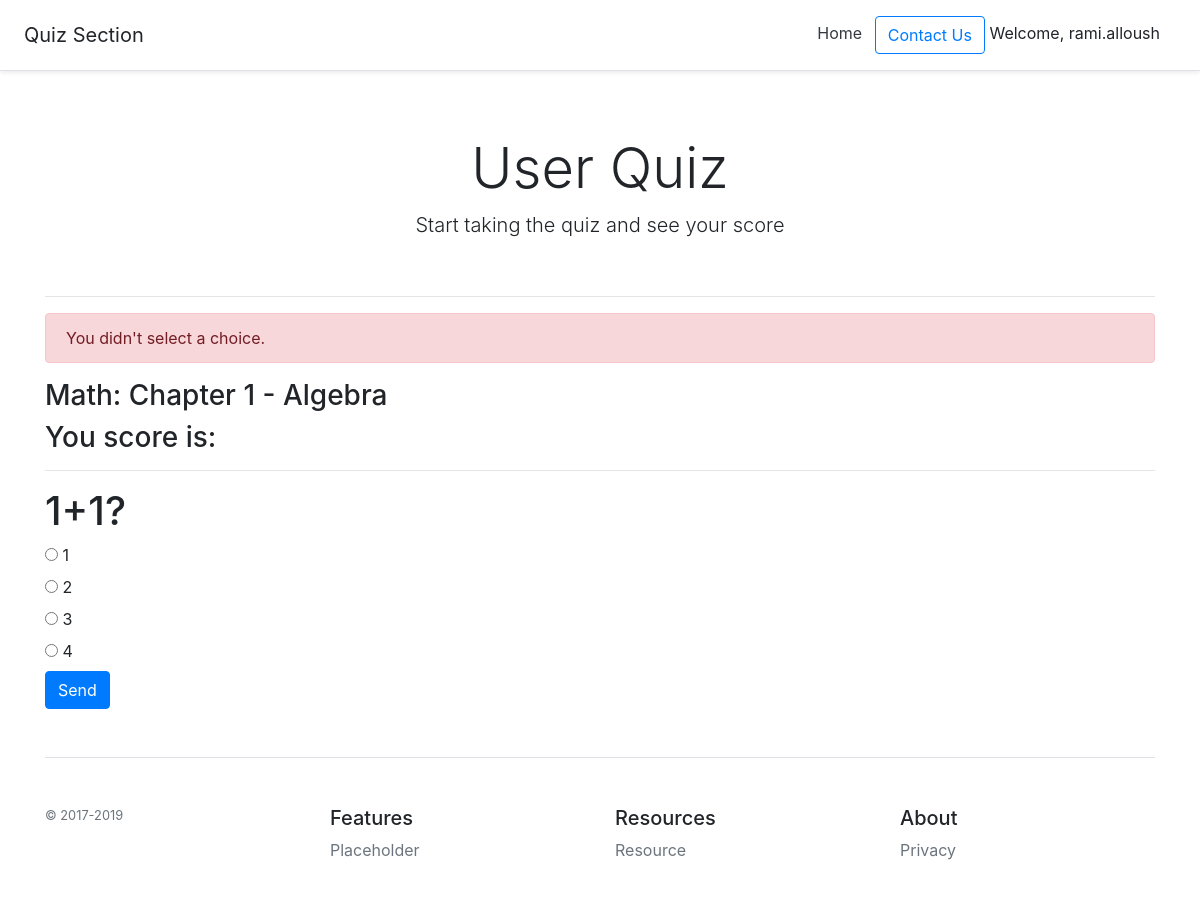
The page /quiz/1/vote/ (signed in) on the database its author committed.
### quiz/models.py (models this page shows, shortened)
class Question(models.Model):
    question_text = models.CharField(max_length=300)
    question_choice_1 = models.CharField(max_length=300)
    question_choice_2 = models.CharField(max_length=100)
    question_choice_3 = models.CharField(max_length=100)
    question_choice_4 = models.CharField(max_length=100)
    question_answer = models.IntegerField(
        default=1, validators=[MinValueValidator(1), MaxValueValidator(4)])
    pub_date = models.DateTimeField('Date published', default=timezone.now)
    chapter = models.ForeignKey(Chapter, on_delete=models.CASCADE, default=1)

class Chapter(models.Model):
    chapter_name = models.CharField(max_length=300)
    course = models.ForeignKey(Course, on_delete=models.CASCADE)
    def __str__(self):
        return "{}: {}".format(self.course.course_name, self.chapter_name)

class Course(models.Model):
    course_name = models.CharField(max_length=300)

### quiz/views.py (the view, shortened to what this page needs)
# urls.py: path('<int:question_id>/vote/', login_required(views.VoteView), name='vote'),
def VoteView(request, question_id):
    question = get_object_or_404(Question, pk=question_id)
    try:
        selected_choice = int(request.POST['choice'])
    except (KeyError, MultiValueDictKeyError):
        return render(request, 'quiz/detail.html', {
            'question': question,
            'error_message': "You didn't select a choice.",
        })

### quiz/templates/quiz/detail.html (shortened to what this page needs)
{% extends 'quiz/base.html' %}
{% block content %}
{% if error_message %}<div class="alert alert-danger" role="alert">{{ error_message }}</div>{% endif %}
<h3>{{ question.chapter }}</h3>
<h3>You score is: {{ request.session.score }}</h3>
<hr>
<h1>{{ question.question_text }}</h1>
<form action="{% url 'quiz:vote' question.id %}" method="post">
    <input type="radio" name="choice" id="choice1" value="1">
    <label for="choice1">{{ question.question_choice_1 }}</label><br>
    <input type="radio" name="choice" id="choice2" value="2">
    <label for="choice2">{{ question.question_choice_2 }}</label><br>
    <input type="radio" name="choice" id="choice3" value="3">
    <label for="choice3">{{ question.question_choice_3 }}</label><br>
    <input type="radio" name="choice" id="choice4" value="4">
    <label for="choice4">{{ question.question_choice_4 }}</label><br>
    <input type="submit" class="btn btn-primary" value="Send">
</form>
{% endblock %}

### quiz/templates/quiz/base.html (shortened to what this page needs)
<!doctype html>
<html lang="en">
<head>
    <link href="https://getbootstrap.com/docs/4.3/dist/css/bootstrap.min.css" rel="stylesheet"
>
</head>
<body>
    <div class="d-flex flex-column flex-md-row align-items-center p-3 px-md-4 mb-3 bg-white border-bottom shadow-sm">
        <h5 class="my-0 mr-md-auto font-weight-normal">Quiz Section</h5>
        <nav class="my-2 my-md-0 mr-md-3">
            <a class="p-2 text-dark" href="{% url 'quiz:index' %}">Home</a>
            <a class="btn btn-outline-primary" href="#">Contact Us</a>
            {% if request.user.is_authenticated %}
            Welcome, {{ request.user.username }}
            {% else %}
            <a href="/accounts/login">Login</a>
            {% endif %}
        </nav>
    </div>
    <div class="px-3 pt-md-5 pb-md-4 mx-auto text-center">
        <h1 class="display-4">User Quiz</h1>
        <p class="lead">Start taking the quiz and see your score</p>
    </div>
    <div class="container">
        <hr>
        {% block content %}
        {% endblock %}
        <footer class="pt-4 my-md-5 pt-md-5 border-top">
            <div class="row">
                <div class="col-12 col-md">
                    <small class="d-block mb-3 text-muted">&copy; 2017-2019</small>
                </div>
                <div class="col-6 col-md">
                    <h5>Features</h5>
                    <ul class="list-unstyled text-small">
                        <li><a class="text-muted" href="#">Placeholder</a></li>
                    </ul>
                </div>
                <div class="col-6 col-md">
                    <h5>Resources</h5>
                    <ul class="list-unstyled text-small">
                        <li><a class="text-muted" href="#">Resource</a></li>
                    </ul>
                </div>
                <div class="col-6 col-md">
                    <h5>About</h5>
                    <ul class="list-unstyled text-small">
                        <li><a class="text-muted" href="#">Privacy</a></li>
                    </ul>
                </div>
            </div>
        </footer>
    </div>
</body>
</html>

### rows shown on the page
Question: chapter "Math: Chapter 1 - Algebra", question_text "1+1?", question_choice_1 "1", question_choice_2 "2", question_choice_3 "3", question_choice_4 "4"

### other values the page prints
{{ request.user.username }} "rami.alloush"
{{ error_message }} "You didn't select a choice."
